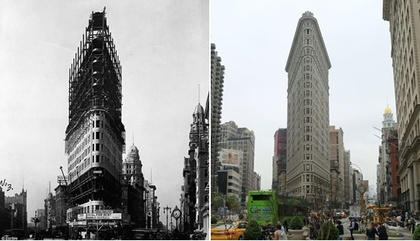
%> input picture flatInput.jpg, 420 x 241 px, shrunk from 540 x 310 before the run
$ octave --eval "result = histEqualize(imread('flatInput.jpg'));"   (GNU Octave 9; MATLAB toolbox functions it lacks are replaced by stand-ins)
%> lines starting %> are read from the running program, lines starting %| are printed output that depends on the picture
function [ outimg ] = histEqualize( img )
% A function that performs histogram equalization on a given input image

outimg = im2double(img);

% convert an input color image from RGB to
% HSV color space (using rgb2hsv which creates a double image)
outimg = rgb2hsv(outimg);
%> outimg: size 241x420x3 double; mean H, S, V 0.175, 0.0627, 0.626

% Compute the histogram and cumulative histogram of the V (luminance)
% image only
V = outimg(:,:,3);
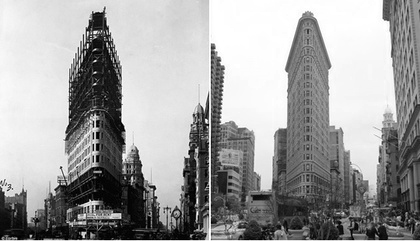
%> V: size 241x420 double; min 0, max 1, mean 0.626
c = cumsum(imhist(outimg(:,:,3)));
%> c = 256 values from 201 to 101220

V = uint8(V*255);
%> V: size 241x420 uint8

% Transform the intensity values in V to occupy the full range
% 0..255 in a new image W so that the histogram
% of W is roughly 밼lat"
[x, y, ~] = size( img );
%> x = 241; y = 420
totalPixels = x*y;
%> totalPixels = 101220

for i = 1:x
    for j = 1:y
        W(i,j) = max(0, ((256/totalPixels)*c(V(i,j)+1))-1);
    end
end
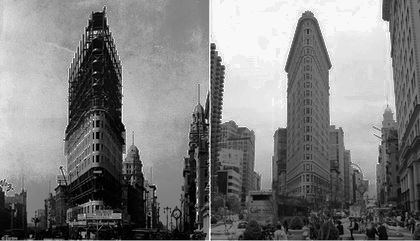
%> W: size 241x420 double; min 0, max 248.1, mean 127.8

% Combine the original H and S channels with the W image to
% create a new color image, which is then converted to an RGB color
% output image (using hsv2rgb)
W = W/255;
outimg(:,:,3) = W;
%> outimg: size 241x420x3 double; mean H, S, V 0.175, 0.0627, 0.501
outimg = hsv2rgb(outimg);
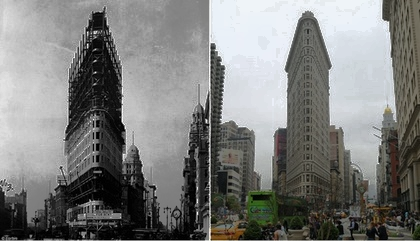
%> outimg: size 241x420x3 double; mean R, G, B 0.491, 0.494, 0.488

end

$ run again, on Collapse.jpg
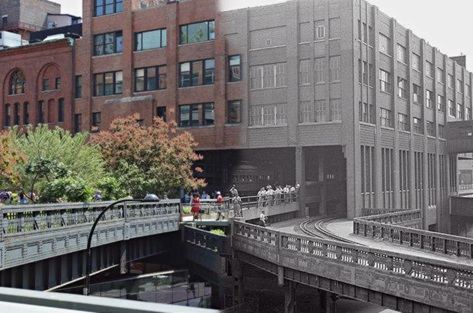
%> input picture Collapse.jpg, 473 x 313 px
%> in histEqualize, `V = outimg(:,:,3);`:
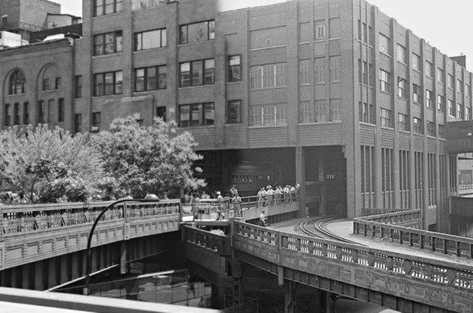
%> V: size 313x473 double; min 0.00392, max 1, mean 0.447
%> c = 256 values from 0 to 148049
%> in histEqualize, `outimg = hsv2rgb(outimg);`:
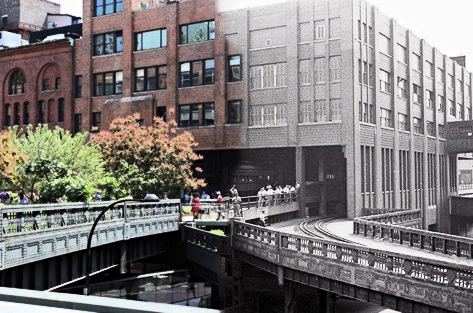
%> outimg: size 313x473x3 double; mean R, G, B 0.488, 0.473, 0.468

$ run again, on CombineLap.jpg
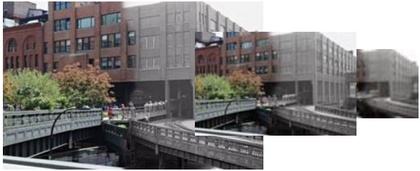
%> input picture CombineLap.jpg, 420 x 171 px, shrunk from 582 x 237 before the run
%> in histEqualize, `V = outimg(:,:,3);`:
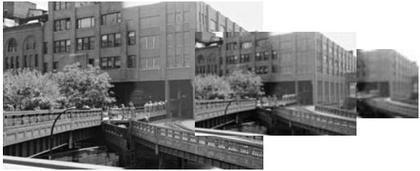
%> V: size 171x420 double; min 0, max 1, mean 0.539
%> c = 256 values from 25 to 71820
%> in histEqualize, `outimg = hsv2rgb(outimg);`:
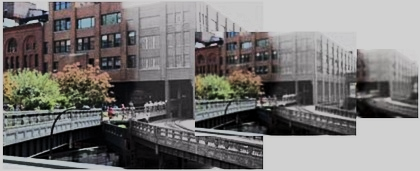
%> outimg: size 171x420x3 double; mean R, G, B 0.476, 0.467, 0.462

$ run again, on LapPyr.jpg
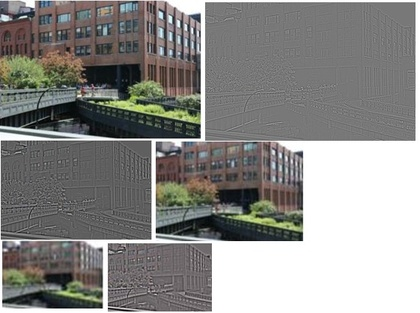
%> input picture LapPyr.jpg, 420 x 313 px, shrunk from 561 x 418 before the run
%> in histEqualize, `V = outimg(:,:,3);`:
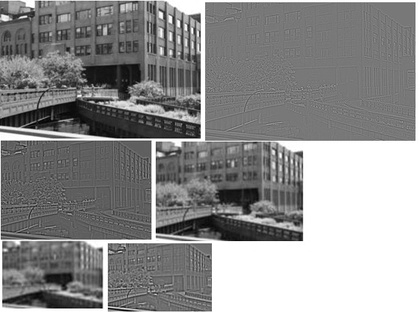
%> V: size 313x420 double; min 0.00392, max 1, mean 0.558
%> c = 256 values from 0 to 131460
%> in histEqualize, `outimg = hsv2rgb(outimg);`:
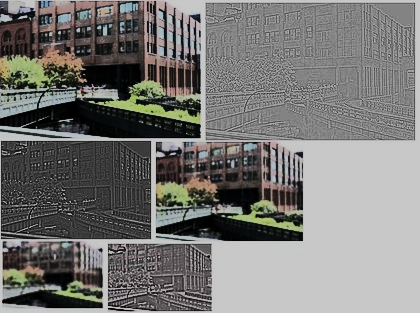
%> outimg: size 313x420x3 double; mean R, G, B 0.472, 0.469, 0.46
